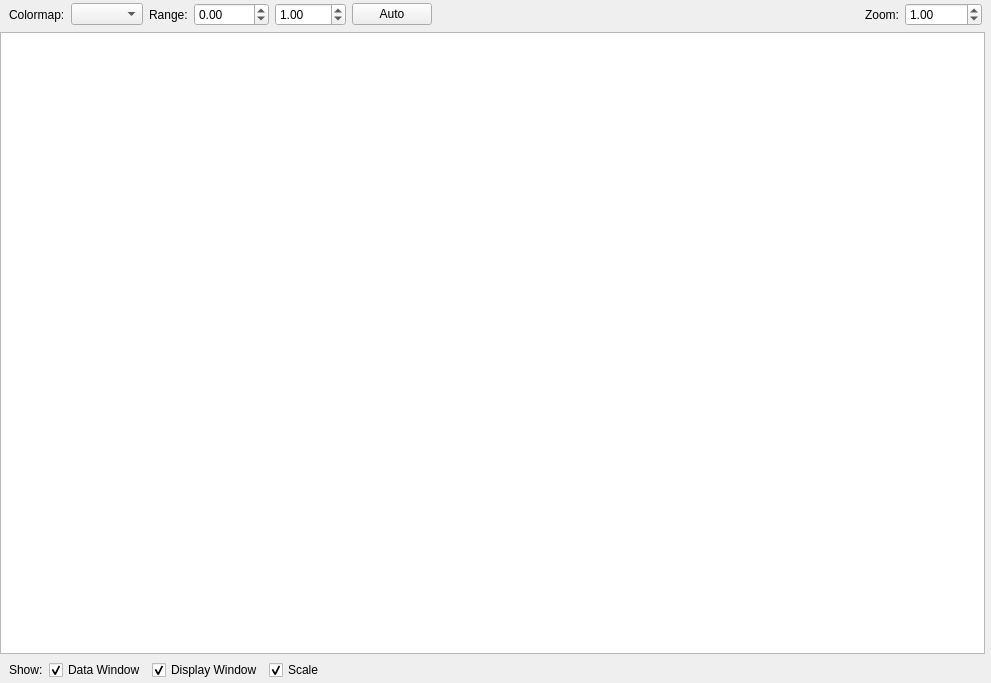
<?xml version="1.0" encoding="UTF-8"?>
<ui version="4.0">
 <class>FramebufferWidget</class>
 <widget class="QWidget" name="FramebufferWidget">
  <property name="geometry">
   <rect>
    <x>0</x>
    <y>0</y>
    <width>991</width>
    <height>683</height>
   </rect>
  </property>
  <property name="windowTitle">
   <string>Form</string>
  </property>
  <layout class="QVBoxLayout" name="verticalLayout">
   <property name="leftMargin">
    <number>0</number>
   </property>
   <property name="topMargin">
    <number>3</number>
   </property>
   <property name="rightMargin">
    <number>0</number>
   </property>
   <property name="bottomMargin">
    <number>3</number>
   </property>
   <item>
    <layout class="QHBoxLayout" name="horizontalLayout">
     <property name="leftMargin">
      <number>9</number>
     </property>
     <property name="topMargin">
      <number>0</number>
     </property>
     <property name="rightMargin">
      <number>9</number>
     </property>
     <item>
      <widget class="QLabel" name="label_3">
       <property name="text">
        <string>Colormap:</string>
       </property>
      </widget>
     </item>
     <item>
      <widget class="QComboBox" name="cbColormap">
       <property name="sizePolicy">
        <sizepolicy hsizetype="Preferred" vsizetype="Fixed">
         <horstretch>0</horstretch>
         <verstretch>0</verstretch>
        </sizepolicy>
       </property>
      </widget>
     </item>
     <item>
      <widget class="QLabel" name="label">
       <property name="text">
        <string>Range:</string>
       </property>
      </widget>
     </item>
     <item>
      <widget class="QDoubleSpinBox" name="sbMinValue">
       <property name="minimum">
        <double>-9999.000000000000000</double>
       </property>
       <property name="maximum">
        <double>1.000000000000000</double>
       </property>
       <property name="singleStep">
        <double>0.100000000000000</double>
       </property>
       <property name="value">
        <double>0.000000000000000</double>
       </property>
      </widget>
     </item>
     <item>
      <widget class="QDoubleSpinBox" name="sbMaxValue">
       <property name="minimum">
        <double>0.000000000000000</double>
       </property>
       <property name="maximum">
        <double>9999.000000000000000</double>
       </property>
       <property name="singleStep">
        <double>0.100000000000000</double>
       </property>
       <property name="value">
        <double>1.000000000000000</double>
       </property>
      </widget>
     </item>
     <item>
      <widget class="QPushButton" name="buttonAuto">
       <property name="text">
        <string>Auto</string>
       </property>
      </widget>
     </item>
     <item>
      <spacer name="horizontalSpacer_2">
       <property name="orientation">
        <enum>Qt::Horizontal</enum>
       </property>
       <property name="sizeHint" stdset="0">
        <size>
         <width>40</width>
         <height>20</height>
        </size>
       </property>
      </spacer>
     </item>
     <item>
      <widget class="QLabel" name="label_4">
       <property name="text">
        <string>Zoom:</string>
       </property>
      </widget>
     </item>
     <item>
      <widget class="QDoubleSpinBox" name="sbZoomLevel">
       <property name="minimum">
        <double>0.010000000000000</double>
       </property>
       <property name="maximum">
        <double>10000.000000000000000</double>
       </property>
       <property name="singleStep">
        <double>0.100000000000000</double>
       </property>
       <property name="value">
        <double>1.000000000000000</double>
       </property>
      </widget>
     </item>
    </layout>
   </item>
   <item>
    <layout class="QHBoxLayout" name="horizontalLayout_2">
     <item>
      <widget class="GraphicsView" name="graphicsView"/>
     </item>
     <item>
      <widget class="ScaleWidget" name="scaleWidget" native="true"/>
     </item>
    </layout>
   </item>
   <item>
    <layout class="QHBoxLayout" name="horizontalLayout_3">
     <property name="leftMargin">
      <number>9</number>
     </property>
     <property name="rightMargin">
      <number>9</number>
     </property>
     <item>
      <widget class="QLabel" name="label_2">
       <property name="text">
        <string>Show:</string>
       </property>
      </widget>
     </item>
     <item>
      <widget class="QCheckBox" name="cbShowDataWindow">
       <property name="text">
        <string>Data Window</string>
       </property>
       <property name="checked">
        <bool>true</bool>
       </property>
      </widget>
     </item>
     <item>
      <widget class="QCheckBox" name="cbShowDisplayWindow">
       <property name="text">
        <string>Display Window</string>
       </property>
       <property name="checked">
        <bool>true</bool>
       </property>
      </widget>
     </item>
     <item>
      <widget class="QCheckBox" name="cbScale">
       <property name="text">
        <string>Scale</string>
       </property>
       <property name="checked">
        <bool>true</bool>
       </property>
      </widget>
     </item>
     <item>
      <spacer name="horizontalSpacer">
       <property name="orientation">
        <enum>Qt::Horizontal</enum>
       </property>
       <property name="sizeHint" stdset="0">
        <size>
         <width>40</width>
         <height>20</height>
        </size>
       </property>
      </spacer>
     </item>
    </layout>
   </item>
  </layout>
 </widget>
 <customwidgets>
  <customwidget>
   <class>GraphicsView</class>
   <extends>QGraphicsView</extends>
   <header>view/GraphicsView.h</header>
   <slots>
    <signal>zoomLevelChanged(double)</signal>
    <slot>setZoomLevel(double)</slot>
   </slots>
  </customwidget>
  <customwidget>
   <class>ScaleWidget</class>
   <extends>QWidget</extends>
   <header>view/ScaleWidget.h</header>
   <container>1</container>
  </customwidget>
 </customwidgets>
 <resources/>
 <connections>
  <connection>
   <sender>sbZoomLevel</sender>
   <signal>valueChanged(double)</signal>
   <receiver>graphicsView</receiver>
   <slot>setZoomLevel(double)</slot>
   <hints>
    <hint type="sourcelabel">
     <x>759</x>
     <y>20</y>
    </hint>
    <hint type="destinationlabel">
     <x>723</x>
     <y>97</y>
    </hint>
   </hints>
  </connection>
  <connection>
   <sender>graphicsView</sender>
   <signal>zoomLevelChanged(double)</signal>
   <receiver>sbZoomLevel</receiver>
   <slot>setValue(double)</slot>
   <hints>
    <hint type="sourcelabel">
     <x>534</x>
     <y>151</y>
    </hint>
    <hint type="destinationlabel">
     <x>745</x>
     <y>14</y>
    </hint>
   </hints>
  </connection>
 </connections>
</ui>
